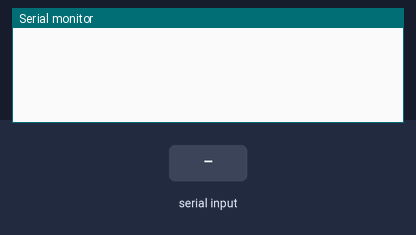
This sketch was run on a simulated Arduino Uno, built with avr-gcc and run on an emulated ATmega328P. Parts: the last lines printed to the serial monitor. The inputs (shaded band) are chosen by the test bench.

Above: at 1.2 s.
1.3 s: "90,45\n" received over Serial
At 1.7 s:
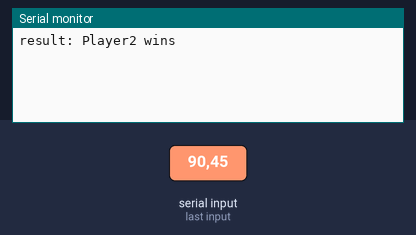
2.8 s: "5\n" received over Serial
At 4.0 s:
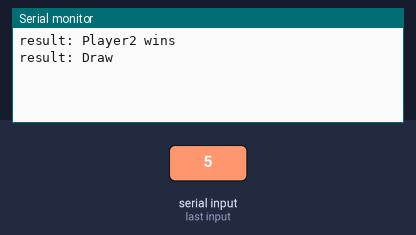

The sketch:

HW_Task3.ino
```cpp
#include <Arduino.h>

enum Move { ROCK = 1, PAPER, SCISSORS };

void setup() {
    Serial.begin(115200);  // Baud rate 115200
}

void loop() {
    if (Serial.available() > 0) {
        String message = Serial.readStringUntil('\n');  // read until '\n'

        if (message.length() > 0) {  // message not empty
            // Split the message to get player move and PC move
            int delimiterIndex = message.indexOf(',');
            int pl1Move = message.substring(0, delimiterIndex).toInt();
            int pl2Move = message.substring(delimiterIndex + 1).toInt();
            String result;

            // Determine winner
            if (pl1Move == pl2Move) {
                result = "Draw";
            } else if ((pl1Move == ROCK && pl2Move == SCISSORS) ||
                       (pl1Move == PAPER && pl2Move == ROCK) ||
                       (pl1Move == SCISSORS && pl2Move == PAPER)) {
                result = "Player1 wins";
            } else {
                result = "Player2 wins";
            }

            // Print the result to the serial monitor
            Serial.print("result: ");
            Serial.println(result);
        }
    }
}
```

Measured:
- after the input at 1.3 s, the serial monitor: prints a new line at once (image 1)
- after the input at 2.8 s, the serial monitor: prints a new line at once (image 2)
